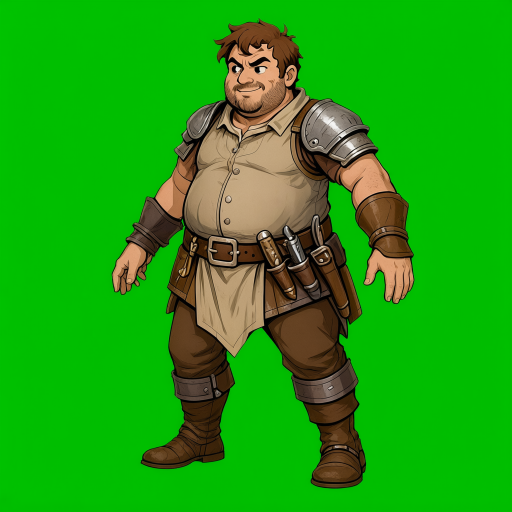
#> input picture scripts/character_kit/a_pose_v2/cutthroat.png, 1024 x 1024 px, given in place of 1791100960204-01a105ef-57c1-7301-b8c1-c447176cd7af.png, which was not available (shown at 1/2 size)
$ python make_portraits.py
#> lines starting #> are read from the running program, lines starting #| are printed output that depends on the picture; after the words box and inside, x2 and y2 are one past the last pixel; in counts of white or black regions, pixels touching at a corner belong together
### scripts/character_kit/comfy.py
#!/usr/bin/env python3
"""Клиент ComfyUI для прогона спрайтов (задача 6.6 tasks.md).

Только stdlib: MCP-обёртка `api_edit_image_qwen21` принимает один слот под
изображение, а графу D13 нужно два (кадр-источник + скелет позы), поэтому прогон
идёт напрямую через POST /prompt → /history → /view (D3, D13).
"""
import json
import time
import urllib.error
import urllib.parse
import urllib.request
import uuid
from pathlib import Path

import paths

ROOT = paths.REPO


def load_spec(path: str | Path | None = None) -> dict:
    spec_path = Path(path) if path else Path(__file__).resolve().parent / "spec.json"
    with open(spec_path, encoding="utf-8") as handle:
#> (reads scripts/character_kit/spec.json from the repository)
        return json.load(handle)


def _request(url: str, data: bytes | None = None, headers: dict | None = None,
             timeout: int = 120) -> bytes:
    request = urllib.request.Request(url, data=data, headers=headers or {})
    with urllib.request.urlopen(request, timeout=timeout) as response:
        return response.read()


def upload(comfy: str, path: Path, name: str | None = None) -> str:
    """Загружает файл в input-каталог сервера, возвращает имя на сервере."""
    name = name or Path(path).name
    boundary = uuid.uuid4().hex
    body = b"".join([
        f"--{boundary}\r\n".encode(),
        f'Content-Disposition: form-data; name="image"; filename="{name}"\r\n'.encode(),
        b"Content-Type: image/png\r\n\r\n",
        Path(path).read_bytes(),
        b"\r\n",
        f'--{boundary}\r\nContent-Disposition: form-data; name="type"\r\n\r\ninput\r\n'.encode(),
        f'--{boundary}\r\nContent-Disposition: form-data; name="overwrite"\r\n\r\ntrue\r\n'.encode(),
        f"--{boundary}--\r\n".encode(),
    ])
    reply = json.loads(_request(
        f"{comfy}/upload/image", data=body,
        headers={"Content-Type": f"multipart/form-data; boundary={boundary}"},
    ))
    return reply["name"]


# [81 lines left out: functions submit, wait, save_output, outputs_of, edit_graph, not called in this run]

### scripts/character_kit/make_portraits.py
#!/usr/bin/env python3
"""Кадр-источник каждого персонажа (задача 6.4 tasks.md).

Портрет = сам кадр-источник, обрезанный по содержимому (фон — почти белый) и
приведённый к квадрату 1024². Никакого рисования с нуля: идентичность и стиль
приходят из пикселей (D13). Файл грузится на сервер и становится первым входом
графа; имя на сервере — `sotu-<id>.png`.

Запуск: python3 scripts/character_kit/make_portraits.py [--no-upload]
"""
import argparse
import hashlib
import sys
from pathlib import Path

from PIL import Image, ImageChops

import comfy
import paths

SIDE = 1024
BG_TOLERANCE = 12
PADDING = 0.04


def crop_to_content(source: Path, out: Path) -> tuple[int, int]:
    image = Image.open(source).convert("RGB")
    background = Image.new("RGB", image.size, (255, 255, 255))
#> background: PIL image 1024x1024 RGB; every value is 255
    mask = ImageChops.difference(image, background).convert("L").point(
        lambda value: 255 if value > BG_TOLERANCE else 0)
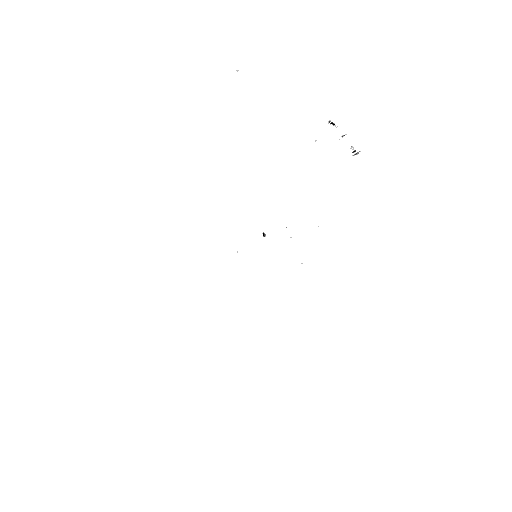
#> mask: PIL image 1024x1024 L (shown at 1/2 size); 100% white; black in thin lines or dots, all inside (x1, y1, x2, y2) = (473, 141, 722, 528)
    box = mask.getbbox()
#> box = (0, 0, 1024, 1024)
    if box is None:
        raise ValueError(f"{source}: кадр белый, содержимого нет")
    width, height = box[2] - box[0], box[3] - box[1]
#> width = 1024; height = 1024
    side = int(max(width, height) * (1 + PADDING * 2))
#> side = 1105
    canvas = Image.new("RGB", (side, side), (255, 255, 255))
#> canvas: PIL image 1105x1105 RGB; every value is 255
    canvas.paste(image.crop(box), ((side - width) // 2, (side - height) // 2))
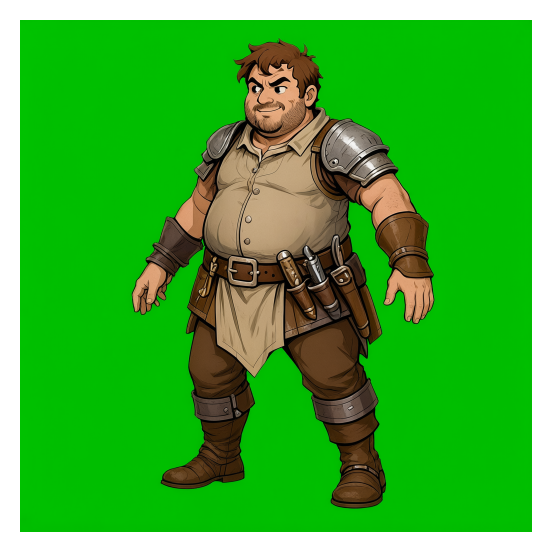
#> canvas: PIL image 1105x1105 RGB (shown at 1/2 size); mean R, G, B 61.8, 174.4, 49.5
    canvas = canvas.resize((SIDE, SIDE), Image.LANCZOS)
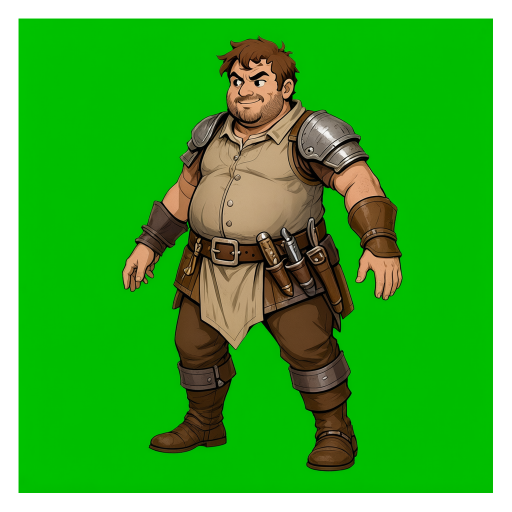
#> canvas: PIL image 1024x1024 RGB (shown at 1/2 size); mean R, G, B 61.8, 174.4, 49.5
    out.parent.mkdir(parents=True, exist_ok=True)
    canvas.save(out)
    return box[2] - box[0], box[3] - box[1]


def main() -> int:
    parser = argparse.ArgumentParser()
    parser.add_argument("--no-upload", action="store_true")
    parser.add_argument("--spec", default=None)
    args = parser.parse_args()

    spec = comfy.load_spec(args.spec)
    portraits = paths.REPO / spec["portraits_dir"]
    for character in spec["characters"]:
        source = Path(spec["sources_dir"]) / character["source"]
        out = portraits / f"{character['id']}.png"
        width, height = crop_to_content(source, out)
#> width = 1024; height = 1024
        digest = hashlib.md5(out.read_bytes()).hexdigest()
        server = ""
        if not args.no_upload:
            server = comfy.upload(spec["comfy"], out, f"sotu-{character['id']}.png")
        print(f"{character['id']}\t{width}x{height}\t{digest}\t{out.relative_to(paths.REPO)}\t{server}")
    return 0


if __name__ == "__main__":
#> (the run stopped early here; a loop or call above may not have finished)
